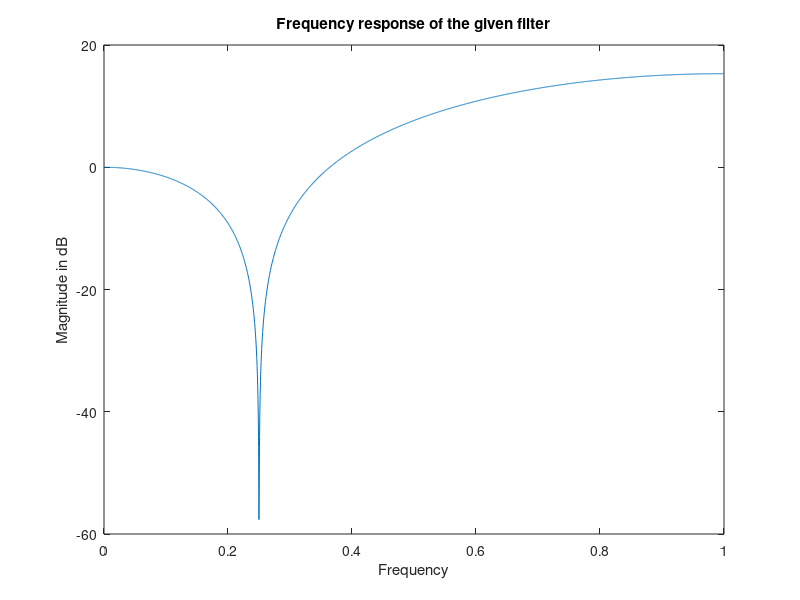
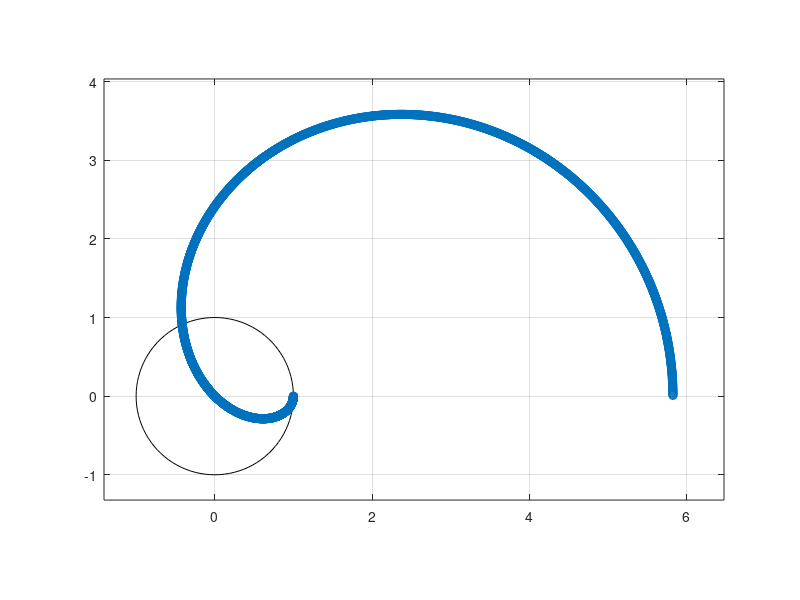

Reproduce these figures in MATLAB, in order.
b0 = 1/(2-1.414);

b = [b0 -1*b0*(1.414) b0];
a = [1];

[y,w] = freqz(b,a,2001);
figure();
plot(w/pi,20*log10(abs(y)));
title("Frequency response of the given filter");
xlabel("Frequency");
ylabel("Magnitude in dB");

figure();
zplane(y);
